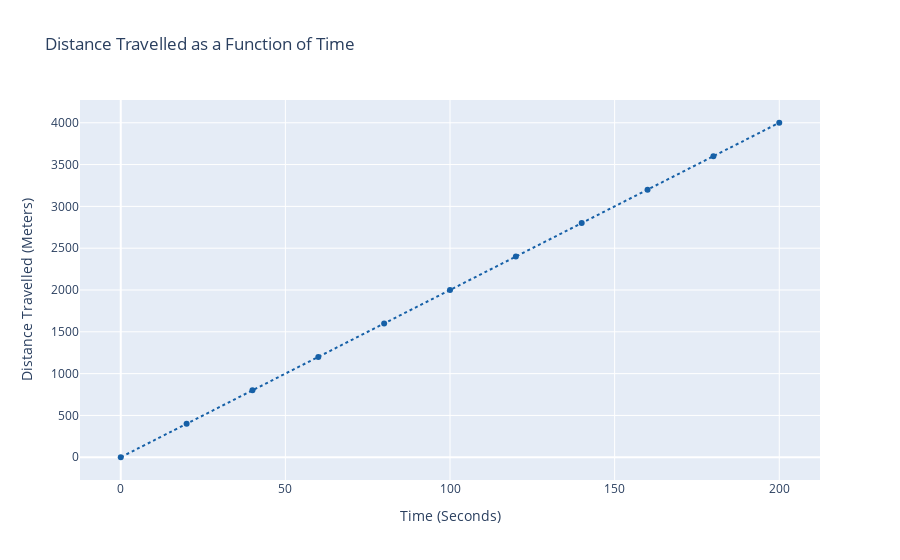

Here is the notebook cell this chart was saved with:
### Markdown cell above
**Features of a Linear Graph: Slope**

An important characteristic of a linear function is **slope**. The *slope* of a function can be thought of as the steepness or the angle of the function as it appears on a graph. What it really represents is the **rate of change** as you move along the graph. 

That may sound complicated at first, but here is an example that might make it easier to understand what slope is.

***

> ### **Example**

Say you have been given a set of data points describing how far a car has travelled in a given amount of time:


\begin{array}{| c | c |}
\hline
  Time(seconds) & Distance Travelled(meters) \\
  \hline
  0 & 0 \\\hline
  20 & 400 \\\hline
  40 & 800 \\\hline
  60 & 1200 \\\hline
  80 & 1600 \\\hline
  100 & 2000 \\\hline
  120 & 2400 \\\hline
  140 & 2800 \\\hline
  160 & 3200 \\\hline
  180 & 3600 \\\hline
  200 & 4000 \\\hline
\end{array}


If you want to find out how fast the car is travelling, you are really trying to find out how quickly the distance travelled increases, or rather, the **rate** at which it is changing. 

Let's set up a graph of this data to take a closer look.

### Code cell
time = np.linspace(0,200,11)
distance = np.linspace(0,4000,11)

layout = go.Layout(
    title = "Distance Travelled as a Function of Time",
    yaxis = dict(
        title="Distance Travelled (Meters)"
    ),
    xaxis = dict(
        title="Time (Seconds)"
    ),
)

trace1 = go.Scatter(
    x = time,
    y = distance,
    mode = "lines+markers",
    name = "Plot 1",
    line=dict(
        color = ('rgb(22, 96, 167)'),
        shape = "spline",
        dash = "dot"
    )
    
)

fig = go.Figure(data = [trace1], layout = layout)
py.offline.iplot(fig)

### Figure 1 — Plotly figure (JSON) as saved in the notebook; plotly's stock layout.template omitted (floating-point values rounded to 4 significant figures)
{"data": [{"line": {"color": "rgb(22, 96, 167)", "dash": "dot", "shape": "spline"}, "mode": "lines+markers", "name": "Plot 1", "type": "scatter", "x": [0, 20, 40, 60, 80, 100, 120, 140, 160, 180, 200], "y": [0, 400, 800, 1200, 1600, 2000, 2400, 2800, 3200, 3600, 4000]}], "layout": {"title": {"text": "Distance Travelled as a Function of Time"}, "xaxis": {"title": {"text": "Time (Seconds)"}}, "yaxis": {"title": {"text": "Distance Travelled (Meters)"}}}}
